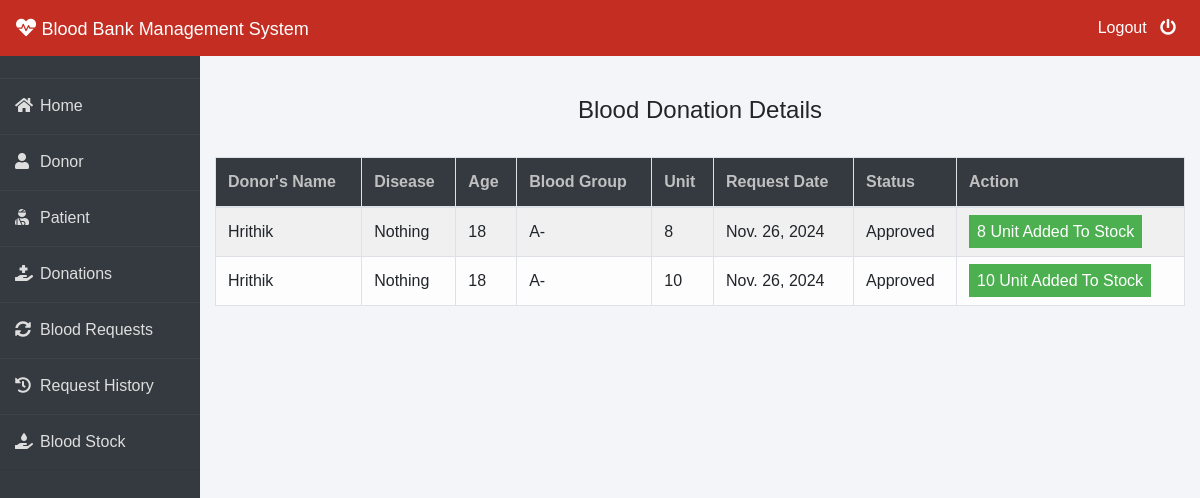
The page /admin-donation (signed in) on the database as committed earlier.
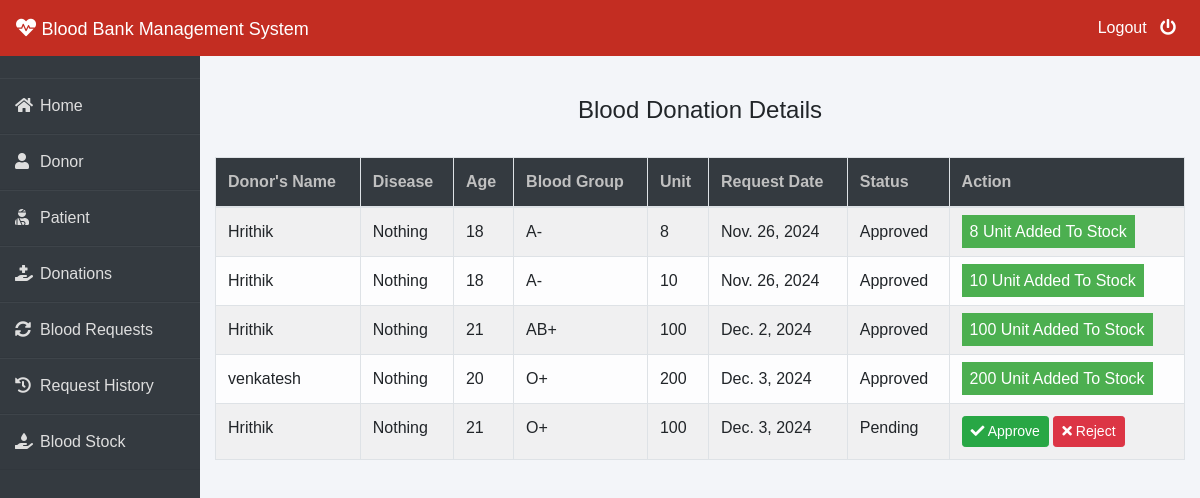
The same page on the database as committed later.
### donor/models.py (models this page shows, shortened)
class BloodDonate(models.Model):
    donor=models.ForeignKey(Donor,on_delete=models.CASCADE)
    disease=models.CharField(max_length=100,default="Nothing")
    age=models.PositiveIntegerField()
    bloodgroup=models.CharField(max_length=10)
    unit=models.PositiveIntegerField(default=0)
    status=models.CharField(max_length=20,default="Pending")
    date=models.DateField(auto_now=True)

class Donor(models.Model):
    user=models.OneToOneField(User,on_delete=models.CASCADE)
    profile_pic= models.ImageField(upload_to='profile_pic/Donor/',null=True,blank=True)
    bloodgroup=models.CharField(max_length=10)
    address = models.CharField(max_length=40)
    mobile = models.CharField(max_length=20,null=False)
    def __str__(self):
        return self.user.first_name

### blood/views.py (the view)
# urls.py: path('admin-donation', views.admin_donation_view,name='admin-donation'),
@login_required(login_url='adminlogin')
def admin_donation_view(request):
    donations=dmodels.BloodDonate.objects.all()
    return render(request,'blood/admin_donation.html',{'donations':donations})

### templates/blood/admin_donation.html (shortened to what this page needs)
{% extends 'blood/adminbase.html' %}
{% block content %}
{% load widget_tweaks %}
{%load static%}
<head>
   </head>
<br><br>
<div class="container">
    <H4 class="text-center">Blood Donation Details</H4><br>
    <table class="table table-light table-hover table-bordered table-striped">
        <thead class="bg-dark">
            <tr>
                <th scope="col" style="color: rgb(192, 192, 192);">Donor's Name</th>
                <th scope="col" style="color: rgb(192, 192, 192);">Disease</th>
                <th scope="col" style="color: rgb(192, 192, 192);">Age</th>
                <th scope="col" style="color: rgb(192, 192, 192);">Blood Group</th>
                <th scope="col" style="color: rgb(192, 192, 192);">Unit</th>
                <th scope="col" style="color: rgb(192, 192, 192);">Request Date</th>
                <th scope="col" style="color: rgb(192, 192, 192);">Status</th>
                <th style="color: rgb(192, 192, 192);">Action</th>
            </tr>
        </thead>
        <tbody>
            {% for t in donations %}
            <tr>
                <td> {{t.donor}}</td>
                <td> {{t.disease}}</td>
                <td> {{t.age}}</td>
                <td>{{t.bloodgroup}}</td>
                <td>{{t.unit}}</td>
                <td>{{t.date}}</td>
                <td>{{t.status}}</td>
                {% if t.status == 'Pending' %}
                <td>
                    <button class="btn btn-success btn-sm"><a  style="text-decoration: none;color: white;" href="{% url 'approve-donation' t.id  %}"><i class="fa fa-check"></i> Approve</a> </button>
                    <button class="btn btn-danger btn-sm"><a  style="text-decoration: none;color: white;" href="{% url 'reject-donation' t.id  %}"><i class="fa fa-times"></i> Reject</a> </button>
                </td>
                {% elif  t.status == 'Approved' %}
                <td><span class="label success">{{t.unit}} Unit Added To Stock</span></td>
                {% else %}
                <td><span class="label danger">0 Unit Added To Stock</span></td>
                {% endif %}
            </tr>
            {% endfor %}
        </tbody>
    </table>
</div>
{% endblock content %}

Rows that differ between the two databases and show on the page:
added BloodDonate: donor "Hrithik", disease "Nothing", age "21", bloodgroup "AB+", unit "100", date "Dec. 2, 2024", status "Approved"
added BloodDonate: donor "venkatesh", disease "Nothing", age "20", bloodgroup "O+", unit "200", date "Dec. 3, 2024", status "Approved"
added BloodDonate: donor "Hrithik", disease "Nothing", age "21", bloodgroup "O+", unit "100", date "Dec. 3, 2024", status "Pending", shows "Approve"
